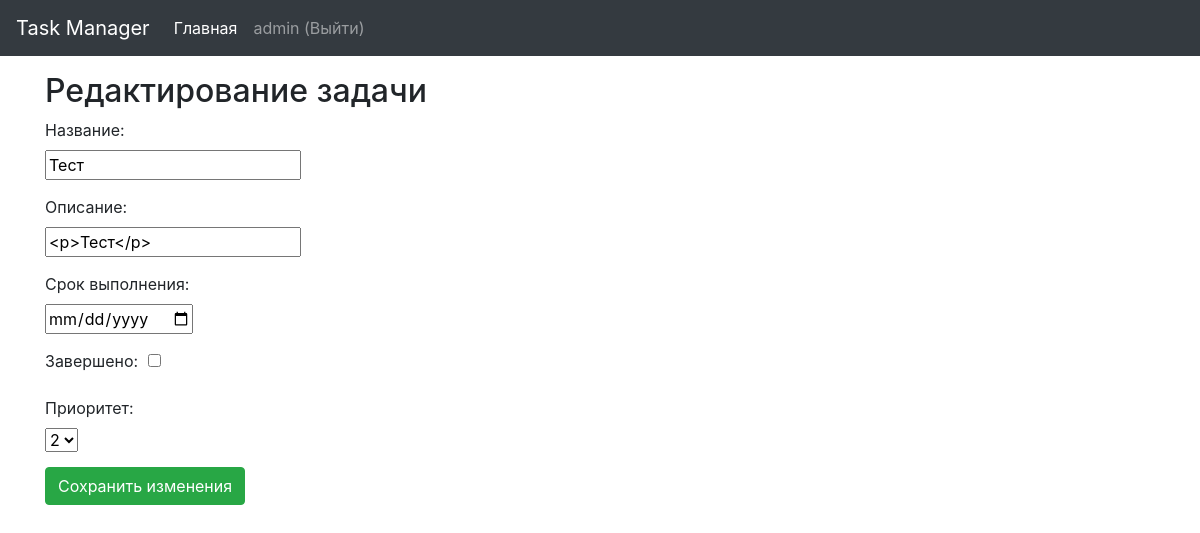
The app's page /task/1/edit/ (signed in) with its own data.
### tasks/models.py (models this page shows, shortened)
class Task(models.Model):
    user = models.ForeignKey(User, on_delete=models.CASCADE, related_name='tasks')
    title = models.CharField(max_length=100)
    description = models.TextField(blank=True)
    deadline = models.DateField(null=True, blank=True)
    completed = models.BooleanField(default=False)
    priority = models.IntegerField(default=1, choices=[(i, i) for i in range(1, 6)])

### tasks/views.py (the view)
# urls.py: path('task/<int:pk>/edit/', views.TaskUpdate.as_view(), name='task_edit'),
class TaskUpdate(LoginRequiredMixin, UpdateView):
    model = Task
    form_class = TaskForm
    template_name = 'task_form.html'
    success_url = reverse_lazy('task_list')

### tasks/forms.py
class TaskForm(forms.ModelForm):
    description = forms.CharField(widget=CKEditorWidget())
    deadline = forms.DateField(widget=DateInput(attrs={'type': 'date'}))
    class Meta:
        model = Task
        fields = ['title', 'description', 'deadline', 'completed', 'priority']
        widgets = {
            'deadline': DateInput(attrs={'type': 'date', 'class': 'form-control'}),
        }

### tasks/templates/task_form.html (shortened to what this page needs)
{% extends 'base.html' %}
{% load static %}
{% block content %}
<h2>{% if object %}Редактирование задачи{% else %}Создание задачи{% endif %}</h2>
<form method="post" novalidate>
    <div style="margin-bottom: 15px;">
        <label for="{{ form.title.id_for_label }}">Название:</label><br>
        {{ form.title }}
    </div>
    <div style="margin-bottom: 15px;">
        <label for="{{ form.description.id_for_label }}">Описание:</label><br>
        {{ form.description }}
    </div>
    <div style="margin-bottom: 15px;">
        <label for="{{ form.deadline.id_for_label }}">Срок выполнения:</label><br>
        {{ form.deadline }}
    </div>
    <div style="margin-bottom: 15px; overflow: hidden;">
        <label style="float: left; margin-right: 10px;" for="{{ form.completed.id_for_label }}">Завершено:</label>
        <div style="float: left;">
            {{ form.completed }}
        </div>
    </div>
    <div style="margin-bottom: 15px;">
        <label for="{{ form.priority.id_for_label }}">Приоритет:</label><br>
        {{ form.priority }}
    </div>
    <button type="submit" class="btn btn-success">
        {% if object %}Сохранить изменения{% else %}Создать задачу{% endif %}
    </button>
</form>
{% endblock %}

### tasks/templates/base.html (shortened to what this page needs)
<!DOCTYPE html>
<html lang="ru">
<head>
    <link rel="stylesheet" href="https://stackpath.bootstrapcdn.com/bootstrap/4.5.2/css/bootstrap.min.css">
</head>
<body>
    <nav class="navbar navbar-expand-lg navbar-dark bg-dark">
        <a class="navbar-brand" href="{% url 'task_list' %}">Task Manager</a>
        <div class="collapse navbar-collapse" id="navbarNav">
            <ul class="navbar-nav">
                <li class="nav-item active">
                    <a class="nav-link" href="{% url 'task_list' %}">Главная <span class="sr-only">(текущая)</span></a>
                </li>
                {% if user.is_authenticated %}
                <li class="nav-item">
                    <a class="nav-link" href="{% url 'logout' %}">{{ user.username }} (Выйти)</a>
                </li>
                {% endif %}
            </ul>
        </div>
    </nav>
    <div class="container mt-3">
        {% block content %}
        {% endblock %}
    </div>
</body>
</html>

### records on screen
Task: title "Тест", description "<p>Тест</p>", priority "2"

### other values on screen
{{ user.username }} "admin"
